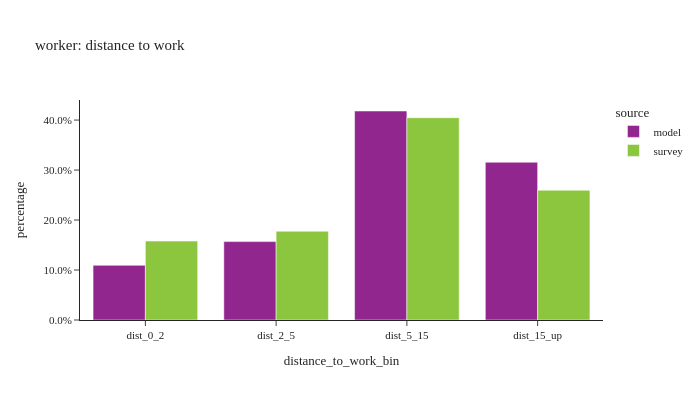
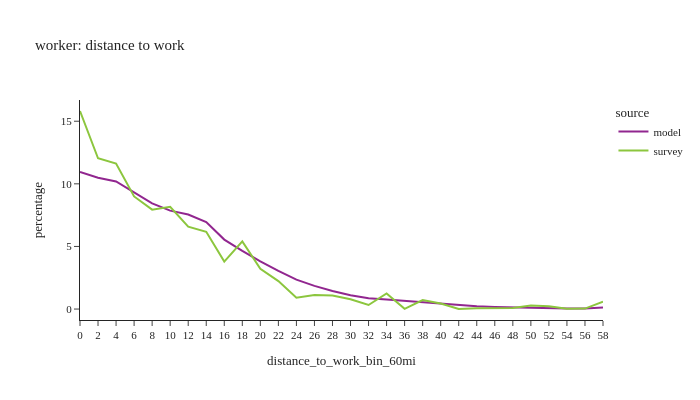

Notebook source saved alongside these figures, in order:
### Code cell
# plot1
util.plot_share_barchart(per_data, 'person_weight', 'distance_to_work_bin', title="worker: distance to work")

# plot2
df_plot = per_data.groupby(['source','distance_to_work_bin_60mi'], observed=True)['person_weight'].sum().reset_index()
df_plot['percentage'] = df_plot.groupby(['source'], group_keys=False)['person_weight'].\
            apply(lambda x: 100 * x / float(x.sum()))
# df_plot
#
fig2 = px.line(df_plot, x='distance_to_work_bin_60mi', y="percentage", color="source",
                title="worker: distance to work")
fig2.for_each_annotation(lambda a: a.update(text = a.text.split("=")[-1]))
fig2.update_layout(height=400, width=700, font=dict(size=11))
fig2.show()

### Figure 1 — Plotly figure (JSON) as saved in the notebook; plotly's stock layout.template omitted (floating-point values rounded to 4 significant figures)
{"data": [{"alignmentgroup": "True", "customdata": [[217323], [311425], [830444], [626774]], "hovertemplate": "source=model<br>distance_to_work_bin=%{x}<br>percentage=%{y}<br>sample_size=%{customdata[0]}<extra></extra>", "legendgroup": "model", "marker": {"color": "#91268F", "pattern": {"shape": ""}}, "name": "model", "offsetgroup": "model", "orientation": "v", "showlegend": true, "textposition": "auto", "type": "bar", "x": ["dist_0_2", "dist_2_5", "dist_5_15", "dist_15_up"], "xaxis": "x", "y": [0.1094, 0.1568, 0.4182, 0.3156], "yaxis": "y"}, {"alignmentgroup": "True", "customdata": [[664], [623], [1068], [589]], "hovertemplate": "source=survey<br>distance_to_work_bin=%{x}<br>percentage=%{y}<br>sample_size=%{customdata[0]}<extra></extra>", "legendgroup": "survey", "marker": {"color": "#8CC63E", "pattern": {"shape": ""}}, "name": "survey", "offsetgroup": "survey", "orientation": "v", "showlegend": true, "textposition": "auto", "type": "bar", "x": ["dist_0_2", "dist_2_5", "dist_5_15", "dist_15_up"], "xaxis": "x", "y": [0.158, 0.1776, 0.4047, 0.2597], "yaxis": "y"}], "layout": {"barmode": "group", "height": 400, "legend": {"title": {"text": "source"}, "tracegroupgap": 0}, "title": {"text": "worker: distance to work"}, "width": 700, "xaxis": {"anchor": "y", "domain": [0.0, 1.0], "title": {"text": "distance_to_work_bin"}}, "yaxis": {"anchor": "x", "domain": [0.0, 1.0], "tickformat": ".1%", "title": {"text": "percentage"}}}}

### Figure 2 — Plotly figure (JSON) as saved in the notebook; plotly's stock layout.template omitted (floating-point values rounded to 4 significant figures)
{"data": [{"hovertemplate": "source=model<br>distance_to_work_bin_60mi=%{x}<br>percentage=%{y}<extra></extra>", "legendgroup": "model", "line": {"color": "#91268F", "dash": "solid"}, "marker": {"symbol": "circle"}, "mode": "lines", "name": "model", "orientation": "v", "showlegend": true, "type": "scatter", "x": ["0", "2", "4", "6", "8", "10", "12", "14", "16", "18", "20", "22", "24", "26", "28", "30", "32", "34", "36", "38", "40", "42", "44", "46", "48", "50", "52", "54", "56", "58"], "xaxis": "x", "y": [10.94, 10.49, 10.19, 9.344, 8.439, 7.86, 7.555, 6.942, 5.547, 4.651, 3.814, 3.051, 2.347, 1.852, 1.444, 1.105, 0.865, 0.7605, 0.6565, 0.5428, 0.4189, 0.3041, 0.2197, 0.1635, 0.1233, 0.08585, 0.07664, 0.05091, 0.04144, 0.123], "yaxis": "y"}, {"hovertemplate": "source=survey<br>distance_to_work_bin_60mi=%{x}<br>percentage=%{y}<extra></extra>", "legendgroup": "survey", "line": {"color": "#8CC63E", "dash": "solid"}, "marker": {"symbol": "circle"}, "mode": "lines", "name": "survey", "orientation": "v", "showlegend": true, "type": "scatter", "x": ["0", "2", "4", "6", "8", "10", "12", "14", "16", "18", "20", "22", "24", "26", "28", "30", "32", "34", "36", "38", "40", "42", "44", "46", "48", "50", "52", "54", "56", "58"], "xaxis": "x", "y": [15.82, 12.04, 11.61, 8.994, 7.937, 8.171, 6.574, 6.166, 3.787, 5.405, 3.215, 2.237, 0.9039, 1.124, 1.077, 0.7846, 0.3229, 1.243, 0.02088, 0.716, 0.4383, 0.004462, 0.06698, 0.08455, 0.09411, 0.2838, 0.2177, 0.03181, 0.03972, 0.588], "yaxis": "y"}], "layout": {"font": {"size": 11}, "height": 400, "legend": {"title": {"text": "source"}, "tracegroupgap": 0}, "title": {"text": "worker: distance to work"}, "width": 700, "xaxis": {"anchor": "y", "domain": [0.0, 1.0], "title": {"text": "distance_to_work_bin_60mi"}}, "yaxis": {"anchor": "x", "domain": [0.0, 1.0], "title": {"text": "percentage"}}}}
